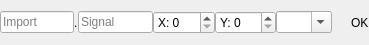
<?xml version="1.0" encoding="UTF-8"?>
<ui version="4.0">
 <class>Form</class>
 <widget class="QWidget" name="Form">
  <property name="geometry">
   <rect>
    <x>0</x>
    <y>0</y>
    <width>369</width>
    <height>45</height>
   </rect>
  </property>
  <property name="sizePolicy">
   <sizepolicy hsizetype="Maximum" vsizetype="Fixed">
    <horstretch>0</horstretch>
    <verstretch>0</verstretch>
   </sizepolicy>
  </property>
  <property name="minimumSize">
   <size>
    <width>0</width>
    <height>45</height>
   </size>
  </property>
  <property name="windowTitle">
   <string>Form</string>
  </property>
  <layout class="QVBoxLayout" name="verticalLayout">
   <property name="spacing">
    <number>0</number>
   </property>
   <property name="leftMargin">
    <number>0</number>
   </property>
   <property name="topMargin">
    <number>0</number>
   </property>
   <property name="rightMargin">
    <number>0</number>
   </property>
   <property name="bottomMargin">
    <number>0</number>
   </property>
   <item>
    <layout class="QHBoxLayout" name="horizontalLayout">
     <property name="spacing">
      <number>19</number>
     </property>
     <item>
      <layout class="QGridLayout" name="gridLayout">
       <property name="rightMargin">
        <number>0</number>
       </property>
       <property name="horizontalSpacing">
        <number>0</number>
       </property>
       <item row="0" column="2">
        <widget class="QLabel" name="label_3">
         <property name="sizePolicy">
          <sizepolicy hsizetype="Fixed" vsizetype="Preferred">
           <horstretch>0</horstretch>
           <verstretch>0</verstretch>
          </sizepolicy>
         </property>
         <property name="text">
          <string>.</string>
         </property>
        </widget>
       </item>
       <item row="0" column="4">
        <spacer name="horizontalSpacer">
         <property name="orientation">
          <enum>Qt::Horizontal</enum>
         </property>
         <property name="sizeType">
          <enum>QSizePolicy::Expanding</enum>
         </property>
         <property name="sizeHint" stdset="0">
          <size>
           <width>0</width>
           <height>20</height>
          </size>
         </property>
        </spacer>
       </item>
       <item row="0" column="6">
        <widget class="QSpinBox" name="xSpinBox">
         <property name="suffix">
          <string/>
         </property>
         <property name="prefix">
          <string>X: </string>
         </property>
         <property name="maximum">
          <number>999</number>
         </property>
        </widget>
       </item>
       <item row="0" column="8">
        <widget class="QSpinBox" name="ySpinBox">
         <property name="frame">
          <bool>true</bool>
         </property>
         <property name="accelerated">
          <bool>false</bool>
         </property>
         <property name="showGroupSeparator" stdset="0">
          <bool>false</bool>
         </property>
         <property name="prefix">
          <string>Y: </string>
         </property>
         <property name="maximum">
          <number>999</number>
         </property>
        </widget>
       </item>
       <item row="0" column="7">
        <spacer name="horizontalSpacer_2">
         <property name="orientation">
          <enum>Qt::Horizontal</enum>
         </property>
         <property name="sizeType">
          <enum>QSizePolicy::Maximum</enum>
         </property>
         <property name="sizeHint" stdset="0">
          <size>
           <width>17</width>
           <height>20</height>
          </size>
         </property>
        </spacer>
       </item>
       <item row="0" column="0">
        <widget class="QLineEdit" name="deviceEdit">
         <property name="placeholderText">
          <string>Import</string>
         </property>
        </widget>
       </item>
       <item row="0" column="3">
        <widget class="QLineEdit" name="signalEdit">
         <property name="placeholderText">
          <string>Signal</string>
         </property>
        </widget>
       </item>
       <item row="0" column="9">
        <widget class="QComboBox" name="unitEdit">
         <property name="editable">
          <bool>true</bool>
         </property>
         <item>
          <property name="text">
           <string/>
          </property>
         </item>
         <item>
          <property name="text">
           <string>V</string>
          </property>
         </item>
         <item>
          <property name="text">
           <string>A</string>
          </property>
         </item>
         <item>
          <property name="text">
           <string>Ohm</string>
          </property>
         </item>
         <item>
          <property name="text">
           <string>W</string>
          </property>
         </item>
        </widget>
       </item>
      </layout>
     </item>
     <item>
      <widget class="QLabel" name="infoLabel">
       <property name="text">
        <string>OK</string>
       </property>
      </widget>
     </item>
    </layout>
   </item>
  </layout>
 </widget>
 <tabstops>
  <tabstop>xSpinBox</tabstop>
  <tabstop>ySpinBox</tabstop>
 </tabstops>
 <resources/>
 <connections/>
</ui>
